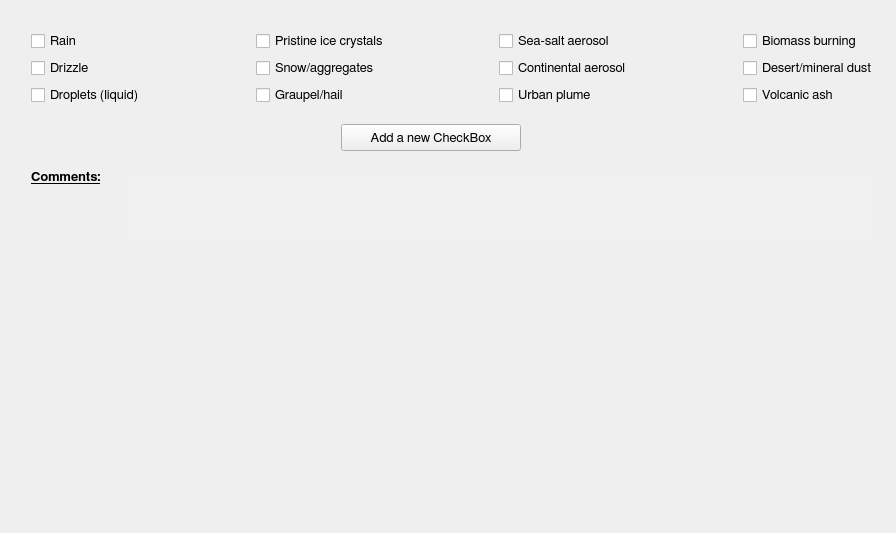
          <widget class="QWidget" name="tabWidgetPage7">
           <attribute name="title">
            <string>Cloud, Precipitation and Aerosol Particles Sampled</string>
           </attribute>
           <layout class="QGridLayout" name="gridLayout_21">
            <item row="1" column="1">
             <layout class="QVBoxLayout" name="verticalLayout_63">
              <item>
               <layout class="QHBoxLayout" name="horizontalLayout_25">
                <property name="spacing">
                 <number>6</number>
                </property>
                <item>
                 <layout class="QVBoxLayout" name="verticalLayout_50">
                  <property name="spacing">
                   <number>7</number>
                  </property>
                  <item>
                   <widget class="QCheckBox" name="rainCheck">
                    <property name="font">
                     <font>
                      <family>FreeSans</family>
                      <pointsize>10</pointsize>
                      <weight>50</weight>
                      <bold>false</bold>
                      <stylestrategy>PreferAntialias</stylestrategy>
                      <kerning>true</kerning>
                     </font>
                    </property>
                    <property name="text">
                     <string>Rain</string>
                    </property>
                   </widget>
                  </item>
                  <item>
                   <widget class="QCheckBox" name="drizzleCheck">
                    <property name="font">
                     <font>
                      <family>FreeSans</family>
                      <pointsize>10</pointsize>
                      <weight>50</weight>
                      <bold>false</bold>
                      <stylestrategy>PreferAntialias</stylestrategy>
                      <kerning>true</kerning>
                     </font>
                    </property>
                    <property name="text">
                     <string>Drizzle</string>
                    </property>
                   </widget>
                  </item>
                  <item>
                   <widget class="QCheckBox" name="dropletsCheck">
                    <property name="font">
                     <font>
                      <family>FreeSans</family>
                      <pointsize>10</pointsize>
                      <weight>50</weight>
                      <bold>false</bold>
                      <stylestrategy>PreferAntialias</stylestrategy>
                      <kerning>true</kerning>
                     </font>
                    </property>
                    <property name="text">
                     <string>Droplets (liquid)</string>
                    </property>
                   </widget>
                  </item>
                 </layout>
                </item>
                <item>
                 <spacer name="horizontalSpacer_45">
                  <property name="orientation">
                   <enum>Qt::Horizontal</enum>
                  </property>
                  <property name="sizeHint" stdset="0">
                   <size>
                    <width>40</width>
                    <height>20</height>
                   </size>
                  </property>
                 </spacer>
                </item>
                <item>
                 <layout class="QVBoxLayout" name="verticalLayout_21">
                  <property name="spacing">
                   <number>7</number>
                  </property>
                  <item>
                   <widget class="QCheckBox" name="pristineIceCrystalsCheck">
                    <property name="font">
                     <font>
                      <family>FreeSans</family>
                      <pointsize>10</pointsize>
                      <weight>50</weight>
                      <bold>false</bold>
                      <stylestrategy>PreferAntialias</stylestrategy>
                      <kerning>true</kerning>
                     </font>
                    </property>
                    <property name="text">
                     <string>Pristine ice crystals</string>
                    </property>
                   </widget>
                  </item>
                  <item>
                   <widget class="QCheckBox" name="snowOrAggregatesCheck">
                    <property name="font">
                     <font>
                      <family>FreeSans</family>
                      <pointsize>10</pointsize>
                      <weight>50</weight>
                      <bold>false</bold>
                      <stylestrategy>PreferAntialias</stylestrategy>
                      <kerning>true</kerning>
                     </font>
                    </property>
                    <property name="text">
                     <string>Snow/aggregates</string>
                    </property>
                   </widget>
                  </item>
                  <item>
                   <widget class="QCheckBox" name="graupelOrHailCheck">
                    <property name="font">
                     <font>
                      <family>FreeSans</family>
                      <pointsize>10</pointsize>
                      <weight>50</weight>
                      <bold>false</bold>
                      <stylestrategy>PreferAntialias</stylestrategy>
                      <kerning>true</kerning>
                     </font>
                    </property>
                    <property name="text">
                     <string>Graupel/hail</string>
                    </property>
                   </widget>
                  </item>
                 </layout>
                </item>
                <item>
                 <spacer name="horizontalSpacer_47">
                  <property name="orientation">
                   <enum>Qt::Horizontal</enum>
                  </property>
                  <property name="sizeHint" stdset="0">
                   <size>
                    <width>40</width>
                    <height>20</height>
                   </size>
                  </property>
                 </spacer>
                </item>
                <item>
                 <layout class="QVBoxLayout" name="verticalLayout_20">
                  <property name="spacing">
                   <number>7</number>
                  </property>
                  <item>
                   <widget class="QCheckBox" name="seaSaltAerosolCheck">
                    <property name="font">
                     <font>
                      <family>FreeSans</family>
                      <pointsize>10</pointsize>
                      <weight>50</weight>
                      <bold>false</bold>
                      <stylestrategy>PreferAntialias</stylestrategy>
                      <kerning>true</kerning>
                     </font>
                    </property>
                    <property name="text">
                     <string>Sea-salt aerosol</string>
                    </property>
                   </widget>
                  </item>
                  <item>
                   <widget class="QCheckBox" name="continentalAerosolCheck">
                    <property name="font">
                     <font>
                      <family>FreeSans</family>
                      <pointsize>10</pointsize>
                      <weight>50</weight>
                      <bold>false</bold>
                      <stylestrategy>PreferAntialias</stylestrategy>
                      <kerning>true</kerning>
                     </font>
                    </property>
                    <property name="text">
                     <string>Continental aerosol</string>
                    </property>
                   </widget>
                  </item>
                  <item>
                   <widget class="QCheckBox" name="urbanPlumeCheck">
                    <property name="font">
                     <font>
                      <family>FreeSans</family>
                      <pointsize>10</pointsize>
                      <weight>50</weight>
                      <bold>false</bold>
                      <stylestrategy>PreferAntialias</stylestrategy>
                      <kerning>true</kerning>
                     </font>
                    </property>
                    <property name="text">
                     <string>Urban plume</string>
                    </property>
                   </widget>
                  </item>
                 </layout>
                </item>
                <item>
                 <spacer name="horizontalSpacer_109">
                  <property name="orientation">
                   <enum>Qt::Horizontal</enum>
                  </property>
                  <property name="sizeHint" stdset="0">
                   <size>
                    <width>40</width>
                    <height>20</height>
                   </size>
                  </property>
                 </spacer>
                </item>
                <item>
                 <layout class="QVBoxLayout" name="verticalLayout_19">
                  <property name="spacing">
                   <number>7</number>
                  </property>
                  <item>
                   <widget class="QCheckBox" name="biomassBurningCheck">
                    <property name="font">
                     <font>
                      <family>FreeSans</family>
                      <pointsize>10</pointsize>
                      <weight>50</weight>
                      <bold>false</bold>
                      <stylestrategy>PreferAntialias</stylestrategy>
                      <kerning>true</kerning>
                     </font>
                    </property>
                    <property name="text">
                     <string>Biomass burning</string>
                    </property>
                   </widget>
                  </item>
                  <item>
                   <widget class="QCheckBox" name="desertOrMineralDustCheck">
                    <property name="font">
                     <font>
                      <family>FreeSans</family>
                      <pointsize>10</pointsize>
                      <weight>50</weight>
                      <bold>false</bold>
                      <stylestrategy>PreferAntialias</stylestrategy>
                      <kerning>true</kerning>
                     </font>
                    </property>
                    <property name="text">
                     <string>Desert/mineral dust</string>
                    </property>
                   </widget>
                  </item>
                  <item>
                   <widget class="QCheckBox" name="volcanicAshCheck">
                    <property name="font">
                     <font>
                      <family>FreeSans</family>
                      <pointsize>10</pointsize>
                      <weight>50</weight>
                      <bold>false</bold>
                      <stylestrategy>PreferAntialias</stylestrategy>
                      <kerning>true</kerning>
                     </font>
                    </property>
                    <property name="text">
                     <string>Volcanic ash</string>
                    </property>
                   </widget>
                  </item>
                 </layout>
                </item>
               </layout>
              </item>
              <item>
               <spacer name="verticalSpacer_27">
                <property name="orientation">
                 <enum>Qt::Vertical</enum>
                </property>
                <property name="sizeType">
                 <enum>QSizePolicy::Fixed</enum>
                </property>
                <property name="sizeHint" stdset="0">
                 <size>
                  <width>20</width>
                  <height>13</height>
                 </size>
                </property>
               </spacer>
              </item>
              <item>
               <layout class="QHBoxLayout" name="horizontalLayout_65">
                <item>
                 <spacer name="horizontalSpacer_67">
                  <property name="orientation">
                   <enum>Qt::Horizontal</enum>
                  </property>
                  <property name="sizeHint" stdset="0">
                   <size>
                    <width>40</width>
                    <height>20</height>
                   </size>
                  </property>
                 </spacer>
                </item>
                <item>
                 <widget class="QPushButton" name="ps_addButton">
                  <property name="minimumSize">
                   <size>
                    <width>180</width>
                    <height>27</height>
                   </size>
                  </property>
                  <property name="maximumSize">
                   <size>
                    <width>16777215</width>
                    <height>27</height>
                   </size>
                  </property>
                  <property name="font">
                   <font>
                    <family>FreeSans</family>
                    <pointsize>10</pointsize>
                    <weight>50</weight>
                    <bold>false</bold>
                    <stylestrategy>PreferAntialias</stylestrategy>
                    <kerning>true</kerning>
                   </font>
                  </property>
                  <property name="text">
                   <string>Add a new CheckBox</string>
                  </property>
                  <property name="flat">
                   <bool>false</bool>
                  </property>
                 </widget>
                </item>
                <item>
                 <spacer name="horizontalSpacer_68">
                  <property name="orientation">
                   <enum>Qt::Horizontal</enum>
                  </property>
                  <property name="sizeType">
                   <enum>QSizePolicy::Fixed</enum>
                  </property>
                  <property name="sizeHint" stdset="0">
                   <size>
                    <width>13</width>
                    <height>20</height>
                   </size>
                  </property>
                 </spacer>
                </item>
                <item>
                 <widget class="QToolButton" name="ps_infoButton">
                  <property name="minimumSize">
                   <size>
                    <width>27</width>
                    <height>27</height>
                   </size>
                  </property>
                  <property name="maximumSize">
                   <size>
                    <width>27</width>
                    <height>27</height>
                   </size>
                  </property>
                  <property name="styleSheet">
                   <string notr="true">QToolButton:hover {border: 1px solid gray; border-radius: 4px; background-color: qlineargradient(x1: 0, y1: 0, x2: 0, y2: 1, stop: 0 #f6f7fa, stop: 1 #dadbde); width: 27px; height: 27px;}

QToolButton:pressed {background-color: qlineargradient(x1: 0, y1: 0, x2: 0, y2: 1, stop: 0 #dadbde, stop: 1 #f6f7fa);}

QToolButton:flat {border: none;}</string>
                  </property>
                  <property name="text">
                   <string/>
                  </property>
                  <property name="icon">
                   <iconset>
                    <normaloff>icons/info_icon.png</normaloff>icons/info_icon.png</iconset>
                  </property>
                  <property name="iconSize">
                   <size>
                    <width>27</width>
                    <height>27</height>
                   </size>
                  </property>
                  <property name="autoRaise">
                   <bool>true</bool>
                  </property>
                 </widget>
                </item>
                <item>
                 <spacer name="horizontalSpacer_69">
                  <property name="orientation">
                   <enum>Qt::Horizontal</enum>
                  </property>
                  <property name="sizeHint" stdset="0">
                   <size>
                    <width>40</width>
                    <height>20</height>
                   </size>
                  </property>
                 </spacer>
                </item>
               </layout>
              </item>
              <item>
               <layout class="QGridLayout" name="gridLayout_11"/>
              </item>
              <item>
               <spacer name="verticalSpacer_41">
                <property name="orientation">
                 <enum>Qt::Vertical</enum>
                </property>
                <property name="sizeType">
                 <enum>QSizePolicy::Fixed</enum>
                </property>
                <property name="sizeHint" stdset="0">
                 <size>
                  <width>20</width>
                  <height>13</height>
                 </size>
                </property>
               </spacer>
              </item>
              <item>
               <layout class="QHBoxLayout" name="horizontalLayout_26">
                <item>
                 <layout class="QVBoxLayout" name="verticalLayout_51">
                  <item>
                   <widget class="QLabel" name="label_18">
                    <property name="minimumSize">
                     <size>
                      <width>90</width>
                      <height>27</height>
                     </size>
                    </property>
                    <property name="maximumSize">
                     <size>
                      <width>16777215</width>
                      <height>27</height>
                     </size>
                    </property>
                    <property name="font">
                     <font>
                      <family>FreeSans</family>
                      <pointsize>10</pointsize>
                      <weight>75</weight>
                      <bold>true</bold>
                      <underline>true</underline>
                      <stylestrategy>PreferAntialias</stylestrategy>
                      <kerning>true</kerning>
                     </font>
                    </property>
                    <property name="text">
                     <string>Comments:</string>
                    </property>
                    <property name="alignment">
                     <set>Qt::AlignLeading|Qt::AlignLeft|Qt::AlignTop</set>
                    </property>
                   </widget>
                  </item>
                  <item>
                   <spacer name="verticalSpacer_42">
                    <property name="orientation">
                     <enum>Qt::Vertical</enum>
                    </property>
                    <property name="sizeHint" stdset="0">
                     <size>
                      <width>20</width>
                      <height>18</height>
                     </size>
                    </property>
                   </spacer>
                  </item>
                 </layout>
                </item>
                <item>
                 <widget class="QTextEdit" name="PSOtherTextBox">
                  <property name="minimumSize">
                   <size>
                    <width>750</width>
                    <height>75</height>
                   </size>
                  </property>
                  <property name="maximumSize">
                   <size>
                    <width>16777215</width>
                    <height>75</height>
                   </size>
                  </property>
                  <property name="font">
                   <font>
                    <family>FreeSans</family>
                    <pointsize>10</pointsize>
                    <weight>50</weight>
                    <bold>false</bold>
                    <stylestrategy>PreferAntialias</stylestrategy>
                   </font>
                  </property>
                  <property name="styleSheet">
                   <string notr="true">QTextEdit {
	border-radius: 3px;
   padding: 1px 4px 1px 4px;
	background-color:  rgb(240, 240, 240);
}</string>
                  </property>
                  <property name="frameShape">
                   <enum>QFrame::NoFrame</enum>
                  </property>
                 </widget>
                </item>
               </layout>
              </item>
             </layout>
            </item>
            <item row="1" column="2">
             <spacer name="horizontalSpacer_43">
              <property name="orientation">
               <enum>Qt::Horizontal</enum>
              </property>
              <property name="sizeHint" stdset="0">
               <size>
                <width>8</width>
                <height>20</height>
               </size>
              </property>
             </spacer>
            </item>
            <item row="2" column="1">
             <spacer name="verticalSpacer_13">
              <property name="orientation">
               <enum>Qt::Vertical</enum>
              </property>
              <property name="sizeHint" stdset="0">
               <size>
                <width>20</width>
                <height>277</height>
               </size>
              </property>
             </spacer>
            </item>
            <item row="1" column="0">
             <spacer name="horizontalSpacer_129">
              <property name="orientation">
               <enum>Qt::Horizontal</enum>
              </property>
              <property name="sizeType">
               <enum>QSizePolicy::Fixed</enum>
              </property>
              <property name="sizeHint" stdset="0">
               <size>
                <width>20</width>
                <height>20</height>
               </size>
              </property>
             </spacer>
            </item>
            <item row="0" column="1">
             <spacer name="verticalSpacer_68">
              <property name="orientation">
               <enum>Qt::Vertical</enum>
              </property>
              <property name="sizeType">
               <enum>QSizePolicy::Fixed</enum>
              </property>
              <property name="sizeHint" stdset="0">
               <size>
                <width>20</width>
                <height>20</height>
               </size>
              </property>
             </spacer>
            </item>
           </layout>
          </widget>
